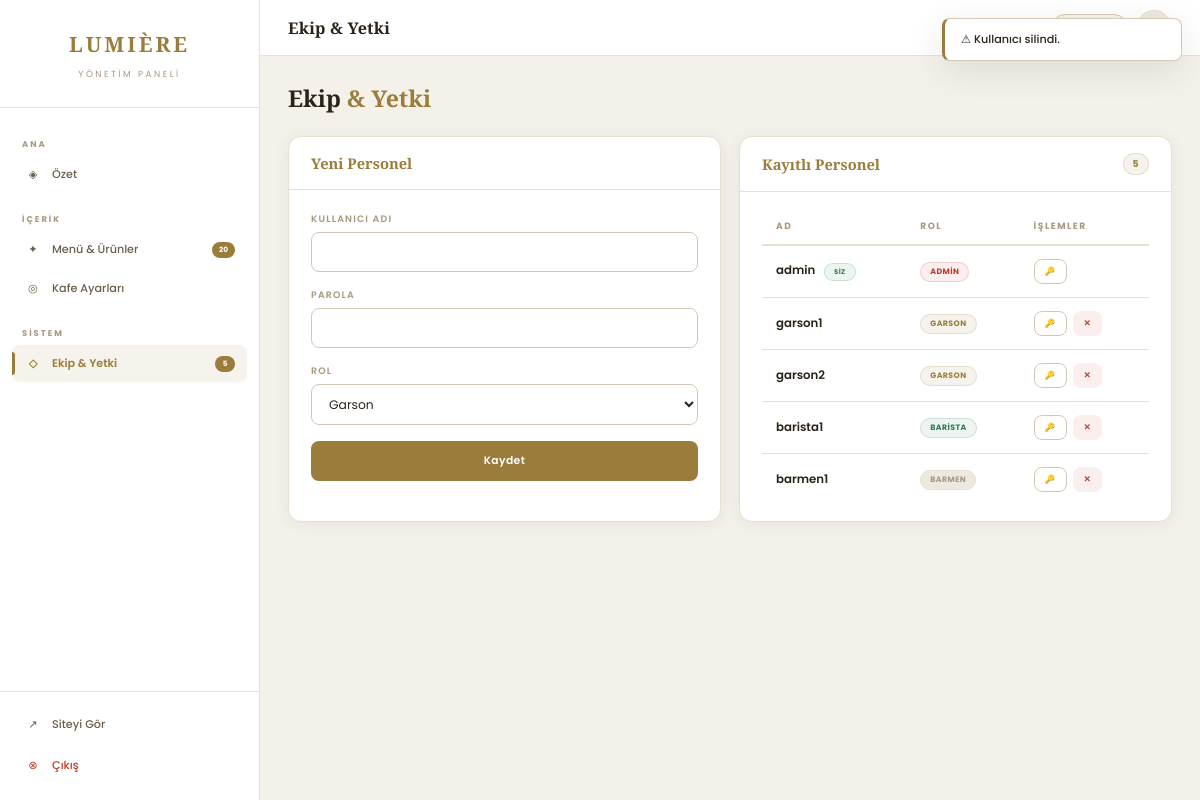
Page /admin.php?tab=kullanicilar&msj=user_silindi (signed in) on the committed database.
### tables this page shows
CREATE TABLE IF NOT EXISTS kullanicilar (
    id            INT           AUTO_INCREMENT PRIMARY KEY,
    kullanici_adi VARCHAR(50)   NOT NULL,
    sifre         VARCHAR(255)  NOT NULL,
    rol           ENUM('admin','garson','barista','barmen') NOT NULL DEFAULT 'garson',
    aktif         TINYINT(1)    NOT NULL DEFAULT 1,
    olusturuldu   TIMESTAMP     DEFAULT CURRENT_TIMESTAMP,
    UNIQUE KEY uq_kullanici_adi (kullanici_adi)
);

### admin.php (the view, shortened to what this page needs)
<?php
require_once 'config.php';
$mesaj    = '';
$mesajTip = '';
$urunler      = $db->query("SELECT u.*, k.ad AS kat_adi FROM urunler u LEFT JOIN kategoriler k ON u.kategori_id=k.id ORDER BY k.sira ASC, u.ad ASC")->fetchAll();
$kullanicilar = $db->query("SELECT * FROM kullanicilar ORDER BY rol ASC")->fetchAll();
$toplamUrun      = count($urunler);
$toplamPersonel  = count($kullanicilar);
if (isset($_GET['msj'])) {
    $mm = ['urun_silindi'=>['Ürün kaldırıldı.','warn'],'kat_silindi'=>['Kategori silindi.','warn'],'user_silindi'=>['Kullanıcı silindi.','warn']];
    if (isset($mm[$_GET['msj']])) [$mesaj,$mesajTip] = $mm[$_GET['msj']];
}
$aktifTab = $_GET['tab'] ?? 'dashboard';
?>
<!DOCTYPE html>
<html lang="tr" data-theme="light">
<head>
</head>
<body>
<aside class="sidebar">
    <div class="sb-brand">
        <span class="sb-logo">LUMIÈRE</span>
        <span class="sb-sub">Yönetim Paneli</span>
    </div>
    <nav class="sb-nav">
        <div class="sb-label">Ana</div>
        <button class="nb <?= $aktifTab==='dashboard'?'active':'' ?>" onclick="sw('dashboard')">
            <span class="nb-ic">◈</span>Özet
        </button>
        <div class="sb-label" style="margin-top:8px">İçerik</div>
        <button class="nb <?= $aktifTab==='urunler'?'active':'' ?>" onclick="sw('urunler')">
            <span class="nb-ic">✦</span>Menü & Ürünler
            <?php if($toplamUrun>0): ?><span class="nb-badge"><?= $toplamUrun ?></span><?php endif; ?>
        </button>
        <button class="nb <?= $aktifTab==='ayarlar'?'active':'' ?>" onclick="sw('ayarlar')">
            <span class="nb-ic">◎</span>Kafe Ayarları
        </button>
        <div class="sb-label" style="margin-top:8px">Sistem</div>
        <button class="nb <?= $aktifTab==='kullanicilar'?'active':'' ?>" onclick="sw('kullanicilar')">
            <span class="nb-ic">◇</span>Ekip & Yetki
            <span class="nb-badge"><?= $toplamPersonel ?></span>
        </button>
    </nav>
    <div class="sb-foot">
        <a href="index.php" target="_blank" class="nb"><span class="nb-ic">↗</span>Siteyi Gör</a>
        <a href="logout.php" class="nb nb-red"><span class="nb-ic">⊗</span>Çıkış</a>
    </div>
</aside>
<div class="main">
    <div class="topbar">
        <div class="tb-title" id="tb-title">Özet</div>
        <div class="fxc gap8">
            <div class="tb-user">👤 <span><?= htmlspecialchars($_SESSION['kullanici']) ?></span></div>
            <button class="theme-btn" id="themeBtn" onclick="toggleTheme()">🌙</button>
        </div>
    </div>
    <div class="content">
    <div class="tab-pane <?= $aktifTab==='kullanicilar'?'active':'' ?>" id="tab-kullanicilar">
        <div class="ph"><div class="ph-title">Ekip <span>& Yetki</span></div></div>
        <div class="g2">
            <div class="panel">
                <div class="ph2"><h3>Yeni Personel</h3></div>
                <div class="pb">
                    <form method="POST" autocomplete="off">
                        <div class="fg"><label class="fl">Kullanıcı Adı</label><input type="text" name="kadi" class="fi" required autocomplete="new-password"></div>
                        <div class="fg"><label class="fl">Parola</label><input type="password" name="sifre" class="fi" required autocomplete="new-password"></div>
                        <div class="fg">
                            <label class="fl">Rol</label>
                            <select name="rol" class="fs">
                                <option value="garson">Garson</option>
                            </select>
                        </div>
                        <button type="submit" name="kullanici_ekle" class="btn btn-gold btn-full">Kaydet</button>
                    </form>
                </div>
            </div>
            <div class="panel">
                <div class="ph2"><h3>Kayıtlı Personel</h3><span class="badge bg-g"><?= $toplamPersonel ?></span></div>
                <div class="pb-s">
                    <?php if(empty($kullanicilar)): ?>
                    <div class="empty" style="padding:20px"><div class="empty-ic">◇</div><div class="empty-t">Personel yok</div></div>
                    <?php else: ?>
                    <table class="dt">
                        <thead><tr><th>Ad</th><th>Rol</th><th>İşlemler</th></tr></thead>
                        <tbody>
                        <?php foreach($kullanicilar as $k):
                            $rb=['admin'=>'bg-r','garson'=>'bg-g','barista'=>'bg-gr'];
                            $rl=['admin'=>'Admin','garson'=>'Garson','barista'=>'Barista'];
                        ?>
                        <tr>
                            <td class="fw6">
                                <?= htmlspecialchars($k['kullanici_adi']) ?>
                                <?php if($k['kullanici_adi']===$_SESSION['kullanici']): ?><span class="badge bg-gr" style="margin-left:6px;font-size:.58em">Siz</span><?php endif; ?>
                            </td>
                            <td><span class="badge <?= $rb[$k['rol']]??'bg-n' ?>"><?= $rl[$k['rol']]??$k['rol'] ?></span></td>
                            <td>
                                <div class="fxc gap6">
                                    <button class="btn btn-out btn-sm" onclick="openPassModal(<?= $k['id'] ?>,'<?= htmlspecialchars(addslashes($k['kullanici_adi'])) ?>')">🔑</button>
                                    <?php if($k['kullanici_adi']!==$_SESSION['kullanici']): ?>
                                    <a href="admin.php?sil_user=<?= $k['id'] ?>" class="btn btn-del btn-sm" onclick="return confirm('\"<?= htmlspecialchars(addslashes($k['kullanici_adi'])) ?>\" silinsin mi?')">✕</a>
                                    <?php endif; ?>
                                </div>
                            </td>
                        </tr>
                        <?php endforeach; ?>
                        </tbody>
                    </table>
                    <?php endif; ?>
                </div>
            </div>
        </div>
    </div>
    </div>
</div>
<?php if($mesaj): ?>
<div class="toast-w" id="toastWrap">
    <div class="toast <?= $mesajTip ?>">
        <?= $mesajTip==='ok'?'✓':($mesajTip==='err'?'✕':'⚠') ?>
        <?= htmlspecialchars($mesaj) ?>
    </div>
</div>
<?php endif; ?>
</body>
</html>

### rows in the picture
kullanicilar: kullanici_adi "admin", shows "SIZ", rol "ADMIN"
kullanicilar: kullanici_adi "garson1", rol "GARSON"
kullanicilar: kullanici_adi "garson2", rol "GARSON"
kullanicilar: kullanici_adi "barista1", rol "BARISTA"
kullanicilar: kullanici_adi "barmen1", rol "BARMEN"

### other values in the picture
$toplamUrun "20"
$toplamPersonel "5"
$mesaj "Kullanıcı silindi."
